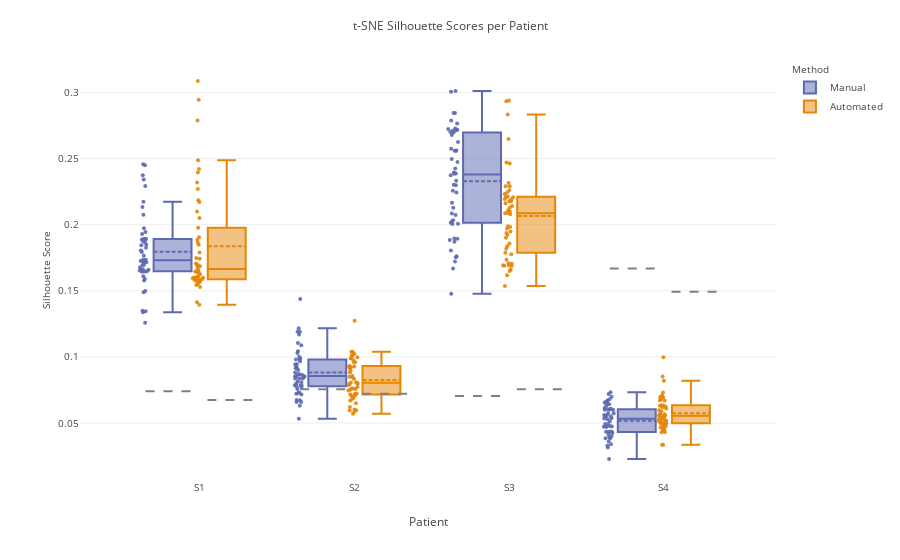

Write notebook code for a chart like this one.
### Code cell
import plotly.express as px
import plotly.graph_objects as go
sns.reset_defaults()

# color mapping


# keep only True and Chance


# extract True and Chance subsets
true_df = silscor_dfmelted2[silscor_dfmelted2['Silhouette Level'] == 'True Distribution']
chance_df = silscor_dfmelted2[silscor_dfmelted2['Silhouette Level'] == 'Chance Distribution']

# compute mean chance silhouette score per Patient × Method
chance_means = chance_df.groupby(['Patient', 'Method'], as_index=False)['Silhouette Score'].mean()

# main plot — true scores only
fig = px.box(
    true_df,
    x='Patient',
    y='Silhouette Score',
    color='Method',
    points='all',
    boxmode='group',
    color_discrete_map=colorsmap,
    hover_name='Patient',
    hover_data=['Patient', 'Method', 'Iteration', 'Silhouette Score'],
    category_orders=orderforplot
    
)

fig.update_traces(marker=dict(size=4, opacity=0.9), jitter=0.3, boxmean=True)

# map each (Patient, Method) combo to x coordinate
x_coords = {p: i for i, p in enumerate(true_df['Patient'].unique())}
method_offset = {'Manual': -0.2, 'Automated': 0.2}  # horizontal shift for group boxes

# add horizontal chance lines beneath each box
for _, row in chance_means.iterrows():
    patient = row['Patient']
    method = row['Method']
    chance_val = row['Silhouette Score']
    x = x_coords[patient] + method_offset[method]

    fig.add_shape(
        type="line",
        x0=x - 0.15,
        x1=x + 0.15,
        y0=chance_val,
        y1=chance_val,
        line=dict(color="gray", dash="dash"),
        xref="x",
        yref="y"
    )

mm_to_px = 3.78
fig.update_layout(
    title=dict(text="t-SNE Silhouette Scores per Patient", font=dict(size=12)),
    boxmode="group",
    yaxis_title=dict(text="Silhouette Score", font=dict(size=10)),
    xaxis_title="Patient",
    legend_title=dict(text="Method", font=dict(size=10)),
    font=dict(size=10))
fig.write_image(r"Figures\Figure 3\October_2025\TSNE Distributions\manualvsautomated_TSNEsilhouetteAllpatientsphonChancePlotly.svg", format='svg', scale=3)
fig.show()

### Figure 1 — Plotly figure (JSON) as saved in the notebook; plotly's stock layout.template omitted (floating-point values rounded to 4 significant figures; data arrays with more than 128 entries replaced by an {"elided": "..."} marker saying what was removed)
{"data": [{"alignmentgroup": "True", "boxmean": true, "boxpoints": "all", "customdata": {"elided": "200x2 mixed values"}, "hovertemplate": "<b>%{hovertext}</b><br><br>Method=%{customdata[0]}<br>Patient=%{x}<br>Silhouette Score=%{y}<br>Iteration=%{customdata[1]}<extra></extra>", "hovertext": {"elided": "200 str values"}, "jitter": 0.3, "legendgroup": "Manual", "marker": {"color": "rgb(93, 105, 177)", "opacity": 0.9, "size": 4}, "name": "Manual", "notched": false, "offsetgroup": "Manual", "orientation": "v", "showlegend": true, "type": "box", "x": {"elided": "200 str values"}, "x0": " ", "xaxis": "x", "y": {"elided": "200 float values"}, "y0": " ", "yaxis": "y"}, {"alignmentgroup": "True", "boxmean": true, "boxpoints": "all", "customdata": {"elided": "200x2 mixed values"}, "hovertemplate": "<b>%{hovertext}</b><br><br>Method=%{customdata[0]}<br>Patient=%{x}<br>Silhouette Score=%{y}<br>Iteration=%{customdata[1]}<extra></extra>", "hovertext": {"elided": "200 str values"}, "jitter": 0.3, "legendgroup": "Automated", "marker": {"color": "rgb(229, 134, 6)", "opacity": 0.9, "size": 4}, "name": "Automated", "notched": false, "offsetgroup": "Automated", "orientation": "v", "showlegend": true, "type": "box", "x": {"elided": "200 str values"}, "x0": " ", "xaxis": "x", "y": {"elided": "200 float values"}, "y0": " ", "yaxis": "y"}], "layout": {"boxmode": "group", "font": {"size": 10}, "legend": {"title": {"font": {"size": 10}, "text": "Method"}, "tracegroupgap": 0}, "margin": {"t": 60}, "shapes": [{"line": {"color": "gray", "dash": "dash"}, "type": "line", "x0": 2.05, "x1": 2.35, "xref": "x", "y0": 0.07552, "y1": 0.07552, "yref": "y"}, {"line": {"color": "gray", "dash": "dash"}, "type": "line", "x0": 1.65, "x1": 1.95, "xref": "x", "y0": 0.0705, "y1": 0.0705, "yref": "y"}, {"line": {"color": "gray", "dash": "dash"}, "type": "line", "x0": 1.05, "x1": 1.35, "xref": "x", "y0": 0.07217, "y1": 0.07217, "yref": "y"}, {"line": {"color": "gray", "dash": "dash"}, "type": "line", "x0": 0.65, "x1": 0.95, "xref": "x", "y0": 0.07555, "y1": 0.07555, "yref": "y"}, {"line": {"color": "gray", "dash": "dash"}, "type": "line", "x0": 3.05, "x1": 3.35, "xref": "x", "y0": 0.1492, "y1": 0.1492, "yref": "y"}, {"line": {"color": "gray", "dash": "dash"}, "type": "line", "x0": 2.65, "x1": 2.95, "xref": "x", "y0": 0.1669, "y1": 0.1669, "yref": "y"}, {"line": {"color": "gray", "dash": "dash"}, "type": "line", "x0": 0.05, "x1": 0.35, "xref": "x", "y0": 0.06731, "y1": 0.06731, "yref": "y"}, {"line": {"color": "gray", "dash": "dash"}, "type": "line", "x0": -0.35, "x1": -0.05, "xref": "x", "y0": 0.07395, "y1": 0.07395, "yref": "y"}], "title": {"font": {"size": 12}, "text": "t-SNE Silhouette Scores per Patient"}, "xaxis": {"anchor": "y", "categoryarray": ["S1", "S2", "S3", "S4"], "categoryorder": "array", "domain": [0, 1], "title": {"text": "Patient"}}, "yaxis": {"anchor": "x", "domain": [0, 1], "title": {"font": {"size": 10}, "text": "Silhouette Score"}}}}
